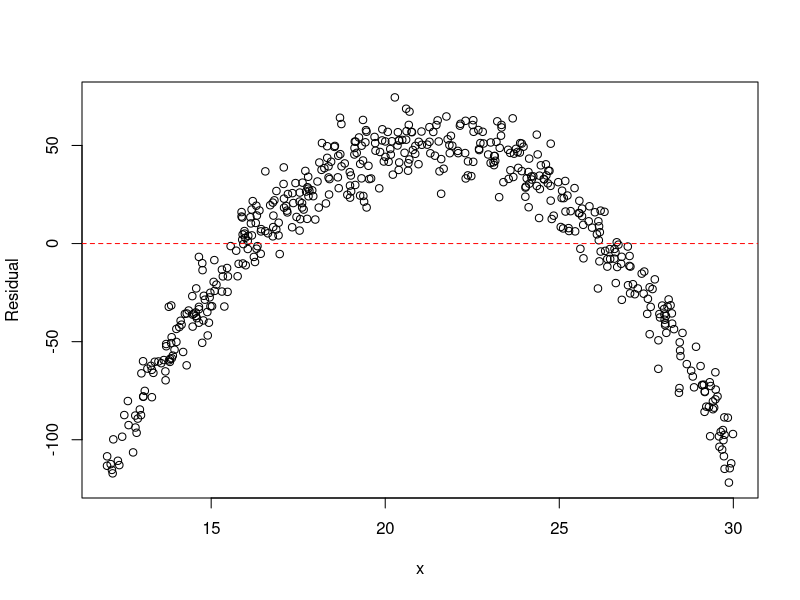
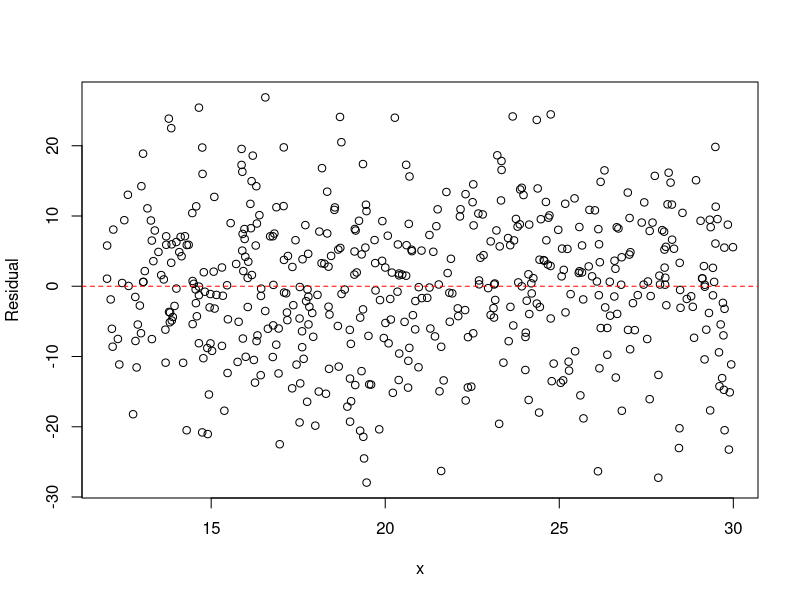
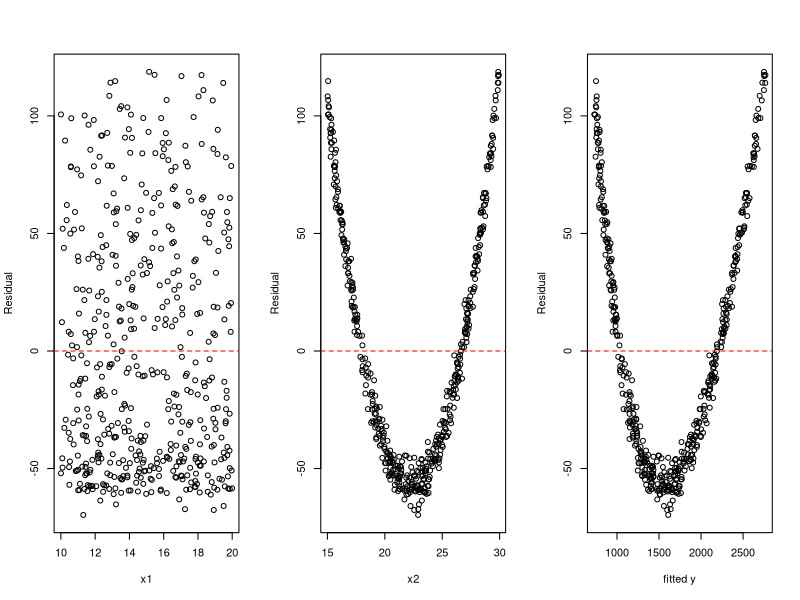
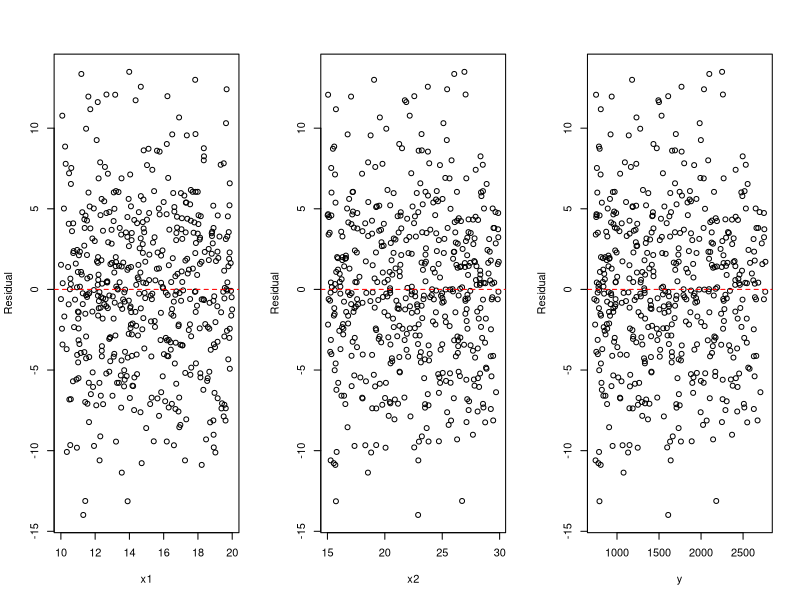
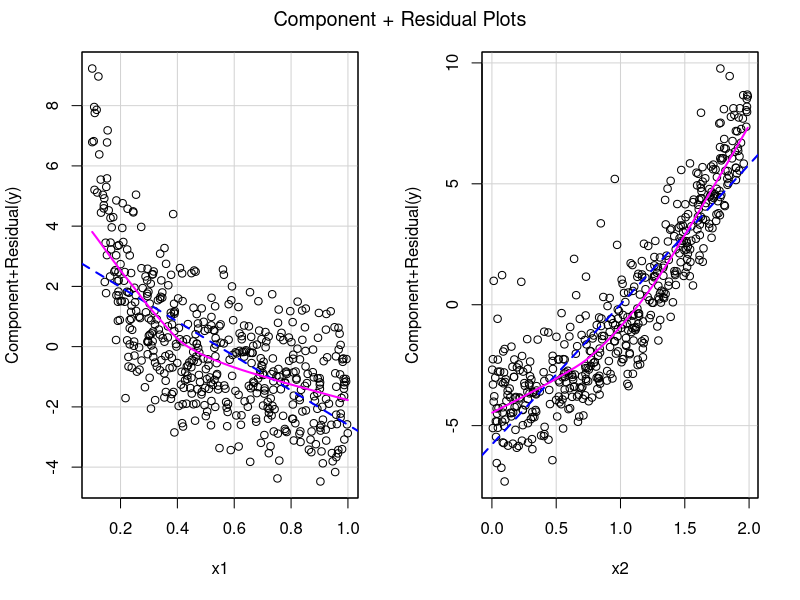
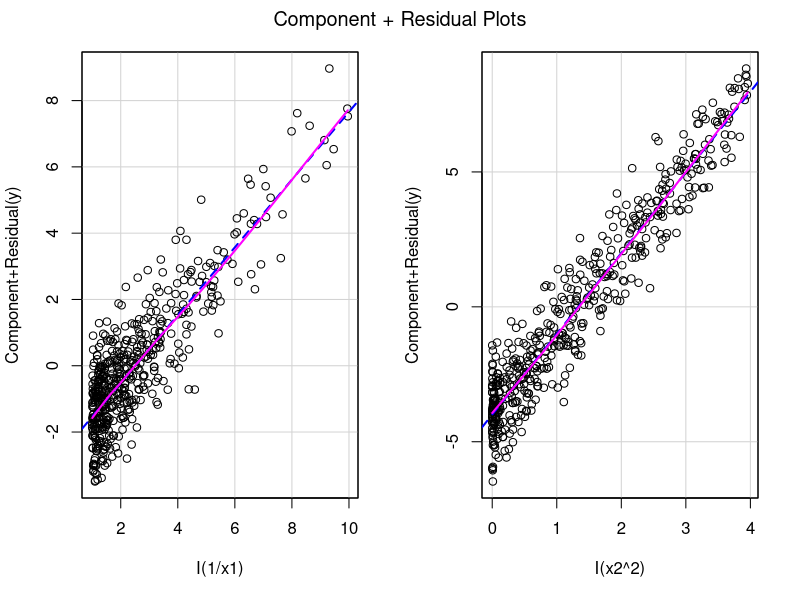
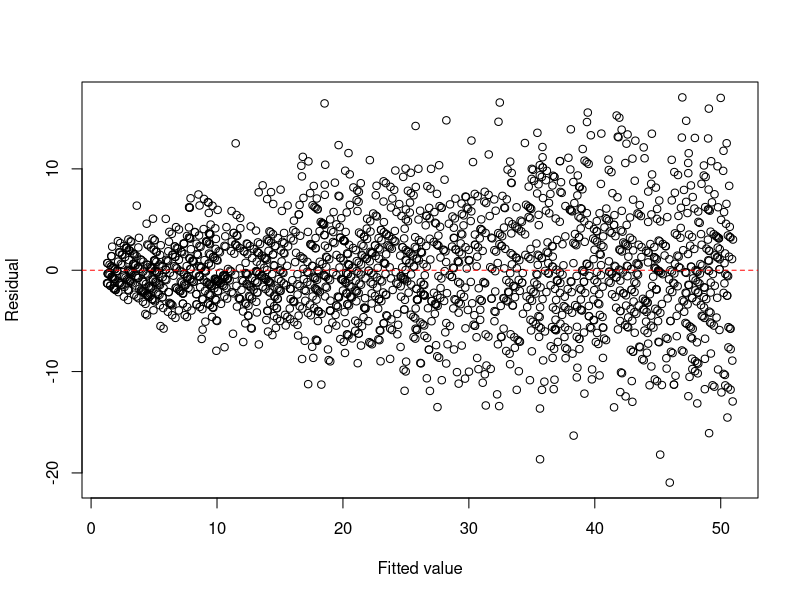
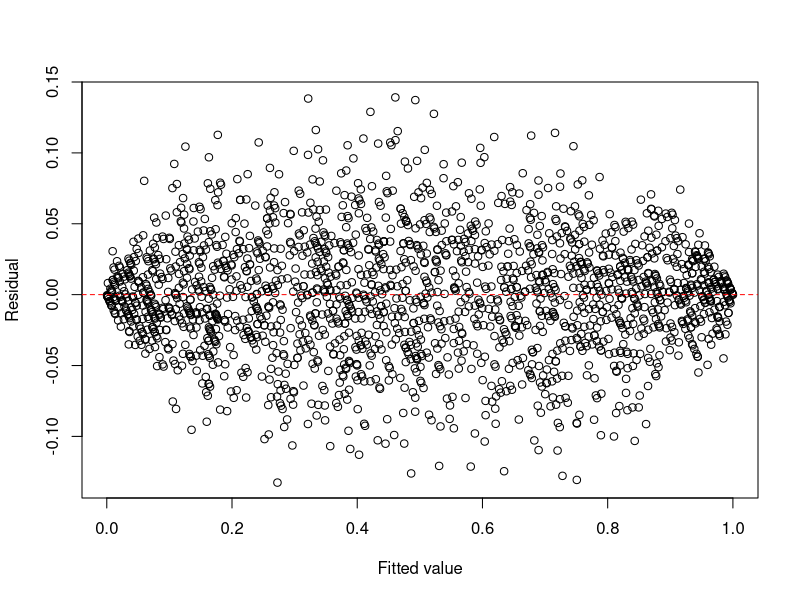

Source code (R) for these figures, in order: (Note: this script raises an error after producing the figures.)
## ---- chunk 1
set.seed(123)

n <- 500

x <- runif(n, 12, 30)
y <- 55.7 + 0.5969 * x - 2 * (x)^2 + rnorm(n, 0, 10)
## ---- chunk 2
fit <- lm(y ~ x)
plot(x, resid(fit), xlab = "x", ylab = "Residual")
abline(h = 0, col = "red", lty = 2)
## ---- chunk 3
fit2 <- lm(y ~ x + I(x^2))
plot(x, resid(fit2), xlab = "x", ylab = "Residual")
abline(h = 0, col = "red", lty = 2)
## ---- chunk 4
set.seed(123)

n <- 500

x1 <- runif(n, 10, 20)
x2 <- runif(n, 15, 30)
y <- 5 + 4 * x1 + 3 * x2^2 + rnorm(n, 0, 5)
## ---- chunk 5
#| fig-show: hold
#| fig-width: 10
#| fig-height: 4
fit <- lm(y ~ x1 + x2)

par(mfrow = c(1, 3))
plot(x1, resid(fit), xlab = "x1", ylab = "Residual")
abline(h = 0, col = "red", lty = 2)
plot(x2, resid(fit), xlab = "x2", ylab = "Residual")
abline(h = 0, col = "red", lty = 2)
plot(y, resid(fit), xlab = "fitted y", ylab = "Residual")
abline(h = 0, col = "red", lty = 2)
par(mfrow = c(1, 1))
## ---- chunk 6
#| fig-show: hold
#| fig-width: 10
#| fig-height: 4
fit2 <- lm(y ~ x1 + x2 + I(x2^2))

par(mfrow = c(1, 3))
plot(x1, resid(fit2), xlab = "x1", ylab = "Residual")
abline(h = 0, col = "red", lty = 2)
plot(x2, resid(fit2), xlab = "x2", ylab = "Residual")
abline(h = 0, col = "red", lty = 2)
plot(y, resid(fit2), xlab = "y", ylab = "Residual")
abline(h = 0, col = "red", lty = 2)
par(mfrow = c(1, 1))
## ---- chunk 7
set.seed(123)

n <- 500

x1 <- runif(n, .1, 1)
x2 <- runif(n, 0, 2)
y <- 5 + 1 / x1 + 3 * x2^2 + rnorm(n, 0, 1)
## ---- chunk 8
#| warning: false
#| fig-width: 10
#| fig-height: 4
library(car)

fit <- lm(y ~ x1 + x2)
summary(fit)
crPlots(fit)
## ---- chunk 9
#| fig-width: 10
#| fig-height: 4
fit1 <- lm(y ~ I(1 / x1) + I(x2^2))
summary(fit1)
crPlots(fit1)
## ---- chunk 10
set.seed(1)

n <- 2000
x <- runif(n, 0, 25)
y <- rpois(n, 1 + 2 * x)

dat1 <- data.frame(x = x, y = y)

fit1 <- lm(y ~ x, data = dat1)

plot(fitted(fit1), resid(fit1), xlab = "Fitted value", ylab = "Residual")
abline(h = 0, col = "red", lty = 2)
## ---- chunk 11
set.seed(1)

n <- 2000
m <- 100
x <- runif(n, 0, 1)
y <- rbinom(n, m, x) / m

dat2 <- data.frame(x = x, y = y)

fit2 <- lm(y ~ x, data = dat2)

plot(fitted(fit2), resid(fit2), xlab = "Fitted value", ylab = "Residual")
abline(h = 0, col = "red", lty = 2)
## ---- chunk 12
set.seed(1)

n <- 2000
x <- runif(n, 1, 20)
eps <- exp(rnorm(n, 0, 0.4))
y <- x * eps

dat3 <- data.frame(x = x, y = y)

fit3 <- lm(y ~ x, data = dat3)

plot(fitted(fit3), resid(fit3), xlab = "Fitted value", ylab = "Residual")
abline(h = 0, col = "red", lty = 2)
## ---- chunk 13
set.seed(1)

n <- 2000
x <- runif(n, 0, 25)
y <- rpois(n, 1 + 2 * x)

dat1 <- data.frame(x = x, y = y)

fit1 <- lm(I(sqrt(y)) ~ x, data = dat1)

plot(fitted(fit1), resid(fit1), xlab = "Fitted value", ylab = "Residual")
abline(h = 0, col = "red", lty = 2)
## ---- chunk 14
set.seed(1)

n <- 2000
m <- 100
x <- runif(n, 0, 1)
y <- rbinom(n, m, x) / m

dat2 <- data.frame(x = x, y = y)

fit2 <- lm(I(asin(sqrt(y))) ~ x, data = dat2)

plot(fitted(fit2), resid(fit2), xlab = "Fitted value", ylab = "Residual")
abline(h = 0, col = "red", lty = 2)
## ---- chunk 15
set.seed(1)

n <- 2000
x <- runif(n, 1, 20)
eps <- exp(rnorm(n, 0, 0.4))
y <- x * eps

dat3 <- data.frame(x = x, y = y)

fit3 <- lm(log(y) ~ log(x), data = dat3)

plot(fitted(fit3), resid(fit3), xlab = "Fitted value", ylab = "Residual")
abline(h = 0, col = "red", lty = 2)
## ---- chunk 16
set.seed(123)

n <- 500

x1 <- runif(n, 1, 2)
x2 <- runif(n, 1, 3)
y <- exp(3 * x1 + 4 * x2 + rnorm(n, 0, 1))
dat <- data.frame(x1 = x1, x2 = x2, y = y)
## ---- chunk 17
library(MASS)

fit <- lm(y ~ x1 + x2, data = dat)
boxcox(fit)
## ---- chunk 18
fit1 <- lm(y ~ ., data = dat)
summary(fit1)
plot(fit1, which = 1)
## ---- chunk 19
fit2 <- lm(I(sqrt(y)) ~ ., data = dat)
summary(fit2)
plot(fit2, which = 1)
## ---- chunk 20
fit3 <- lm(I(log(y)) ~ ., data = dat)
summary(fit3)
plot(fit3, which = 1)
## ---- chunk 21
set.seed(1)

n <- 2000
x <- runif(n, 1, 2)
eps <- rnorm(n)
y <- 10 + 2 * x + eps
dat1 <- data.frame(x = x, y = y)
fit1 <- lm(y ~ x, data = dat1)

plot(fit1, which = 2)
## ---- chunk 22
set.seed(1)

n <- 2000
x <- runif(n, 1, 2)
mu <- exp(1 + x)
y <- rlnorm(n, log(mu), 0.5)
dat2 <- data.frame(x = x, y = y)
fit2 <- lm(y ~ x, data = dat2)

plot(fit2, which = 2)
## ---- chunk 23
boxcox(fit2)
## ---- chunk 24
fit2c <- lm(I(log(y)) ~ x, data = dat2)
plot(fit2c, which = 2)
## ---- chunk 25
set.seed(1)

n <- 2000
x <- runif(n, 1, 2)
eps <- rnorm(n, 0, 0.25 * x)^3
y <- 5 + 2 * x + eps
dat3 <- data.frame(x = x, y = y)
fit3 <- lm(y ~ x, data = dat3)

plot(fit3, which = 2)
## ---- chunk 26
boxcox(fit3)
## ---- chunk 27
fit3c <- lm(I(sqrt(y)) ~ x, data = dat3)
plot(fit3c, which = 2)
